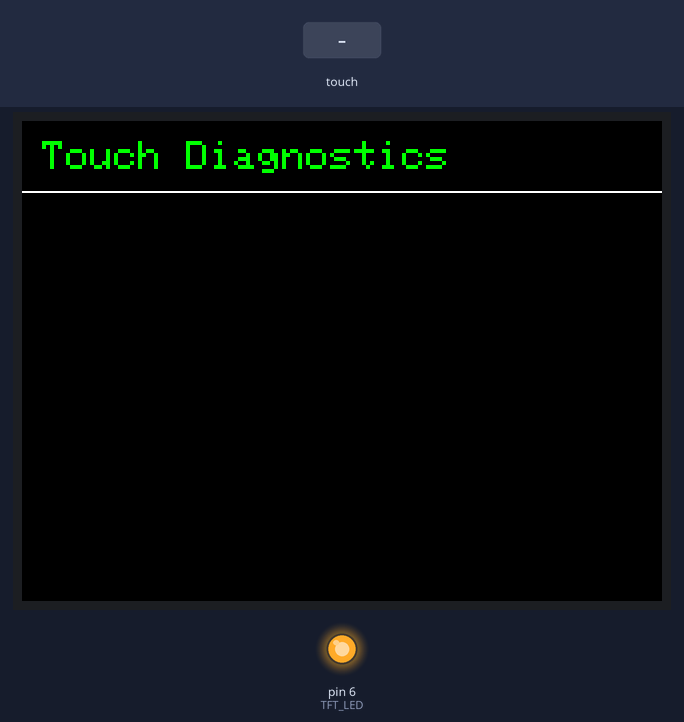
Bench run of a sketch on a simulated Arduino Uno, built with avr-gcc and run on an emulated ATmega328P. Parts: 320×240 colour display, output pins drawn as LEDs (lit = HIGH). The test bench sets the inputs (shaded band). Pins used as bus, display or sensor lines are not drawn; what the sketch prints to the serial monitor is not drawn.

Above: at 2.2 s.
2.3 s: touch panel pressed at 13 % / 10 % of its raw x / y range
3.8 s: touch panel pressed at 38 % / 10 % of its raw x / y range
Timing chart, 0 to 6.8 s (numbered marks = the images above; inputs shaded):
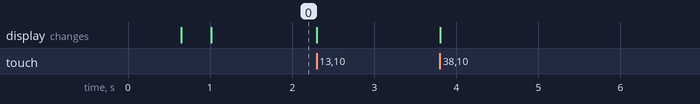

The sketch:

touch_demo.ino
```cpp
#include <SPI.h>

#undef MOSI
#undef MISO
#undef SCK

#include <Adafruit_GFX.h>
#include <Adafruit_ST7789.h>
#include <XPT2046_Touchscreen.h>

// 1. Display Pins
//
// PIN CONFLICT, RESOLVED HERE. The MAX485 RS485 transceiver drives its shared
// DE/RE direction line from digital pin 7 (see the soil sensor sketch and
// docs/HARDWARE.md section 6). This sketch previously also claimed pin 7 for
// the display backlight. Both peripherals are present in the assembled
// FieldSense unit, so on the same MCU that single line would have driven the
// transceiver into transmit whenever the backlight was on, jamming the Modbus
// bus, while every soil read would have flickered the screen.
//
// The backlight moves to pin 6, which no other FieldSense peripheral claims.
// Pin 7 belongs to MAX485_RE_DE and nothing else.
#define TFT_CS    10
#define TFT_DC    9
#define TFT_RST   8
#define TFT_LED   6   // was 7 — see the pin conflict note above

// 2. Touch Pins
#define TOUCH_CS  4
#define TOUCH_IRQ 2

// 3. Instantiate objects (Both share the hardware &SPI bus)
Adafruit_ST7789 tft = Adafruit_ST7789(&SPI, TFT_CS, TFT_DC, TFT_RST);
XPT2046_Touchscreen ts(TOUCH_CS, TOUCH_IRQ);

void setup() {
  Serial.begin(115200);

  pinMode(TFT_LED, OUTPUT);
  digitalWrite(TFT_LED, HIGH);

  delay(500);

  // Initialize the shared SPI bus once
  SPI.begin();

  // Initialize Touch
  ts.begin();
  ts.setRotation(1); // Match display rotation

  // Initialize Display
  tft.init(240, 320);
  tft.setRotation(1);
  tft.invertDisplay(false); // Keeps your corrected color matrix

  // Draw Base UI
  tft.fillScreen(ST77XX_BLACK);
  tft.setCursor(10, 10);
  tft.setTextColor(ST77XX_GREEN);
  tft.setTextSize(2);
  tft.println("Touch Diagnostics");
  tft.drawFastHLine(0, 35, 320, ST77XX_WHITE);
}

void loop() {
  if (ts.touched()) {
    TS_Point p = ts.getPoint();

    // 1. Z-Axis Pressure Filter
    // Ignore floating noise, ghost touches, or lifted fingers
    // (Adjust the 400 threshold up or down based on your Serial Monitor readings)
    if (p.z < 400 || p.z > 4000) {
     // return;
    }

    // 2. Map the coordinates (Keep your calibrated values here)
    int mapped_x = map(p.x, 200, 3700, 320, 0);
    int mapped_y = map(p.y, 200, 3700, 240, 0);

    // 3. Constrain the data
    // Prevents rogue edge-touches from wrapping around or shooting across the screen
    mapped_x = constrain(mapped_x, 0, 320);
    mapped_y = constrain(mapped_y, 0, 240);

    // Draw the dot
    tft.fillCircle(mapped_x, mapped_y, 3, ST77XX_CYAN);

    // Debugging output
    Serial.print("X: "); Serial.print(mapped_x);
    Serial.print(" | Y: "); Serial.print(mapped_y);
    Serial.print(" | Pressure: "); Serial.println(p.z);

    delay(10);
  }
}
```
